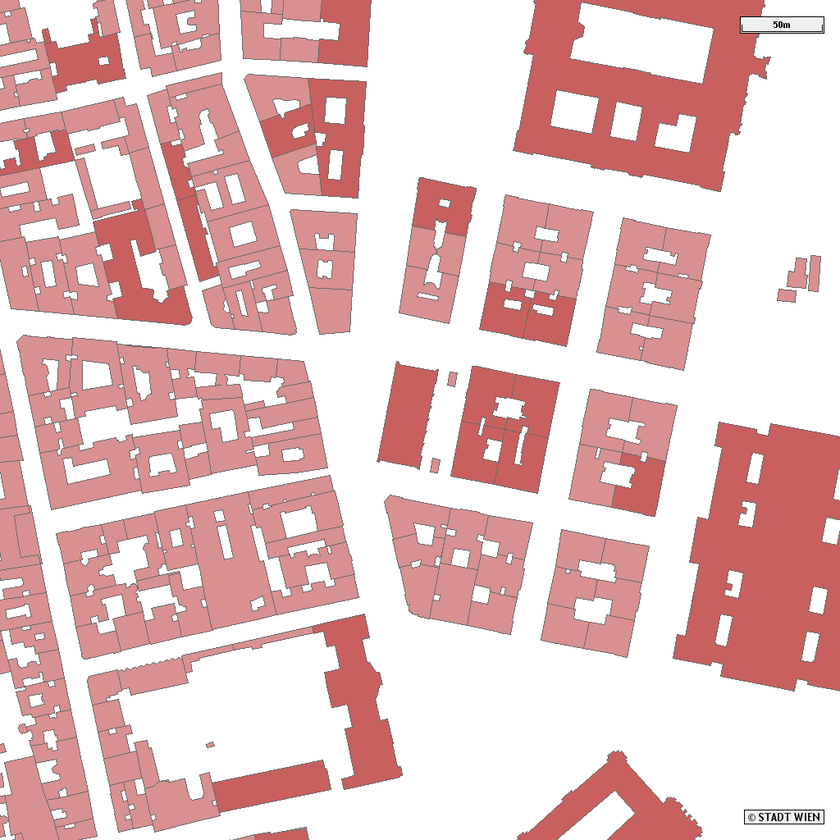
//> input picture asdf/metalabumgebung.png, 840 x 840 px, shrunk from 1024 x 1024 before the run
$ ./image   (built with g++ and OpenCV 4)
//> lines starting //> are read from the running program, lines starting //| are printed output that depends on the picture; after the words box and inside, x2 and y2 are one past the last pixel; in counts of white or black regions, pixels touching at a corner belong together
#include <opencv/cv.h>
#include <opencv/highgui.h>
#include <unistd.h>
#include <stdio.h>

const char *threshwin = "threshold";
const char *outlinewin = "outline";
const char *polywin = "polygon approximation";

int main(int argc, char** argv)
{
  int key,i;
  IplImage *img = cvLoadImage("../metalabumgebung.png", 3);
//> img is the input picture: 840 rows x 840 cols, CV_8UC3; mean B, G, R 194.5, 194.5, 230
  IplImage *binarized, *contImg;
  CvMemStorage *storage;
  CvSeq *contours, *polyContours;
  CvContour *contour;
  CvSeqReader reader;
  CvPoint *point;

  binarized = cvCreateImage(cvSize(img->width, img->height), IPL_DEPTH_8U, 1);
  contImg = cvCreateImage(cvSize(img->width, img->height), IPL_DEPTH_8U, 3);

  //just use the red channel for now
  cvSplit(img, binarized, NULL, NULL, NULL);
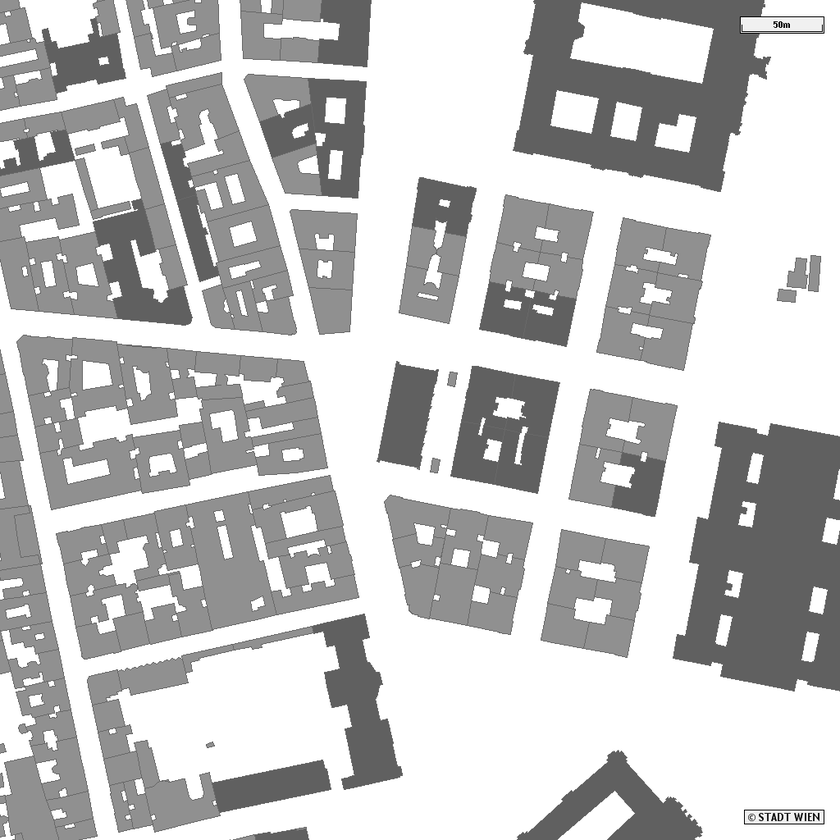
//> binarized: 840 rows x 840 cols, CV_8UC1; min 0, max 255, mean 194.5

  //remove white
  cvThreshold(binarized, binarized, 250, 255, CV_THRESH_TOZERO_INV);
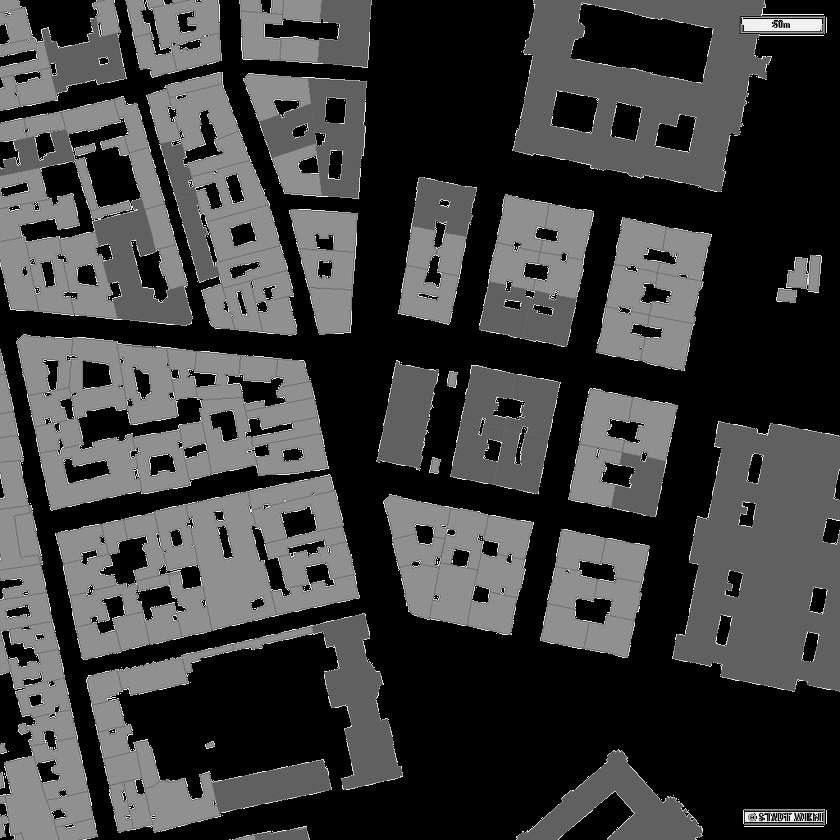
//> binarized: 840 rows x 840 cols, CV_8UC1; min 0, max 250, mean 61.7


  cvNamedWindow(threshwin, CV_WINDOW_AUTOSIZE);
  cvShowImage(threshwin, binarized);

  //find outline
  storage = cvCreateMemStorage(0);
  cvFindContours(binarized, storage, &contours, sizeof(CvContour), CV_RETR_EXTERNAL,
                  CV_CHAIN_APPROX_SIMPLE);
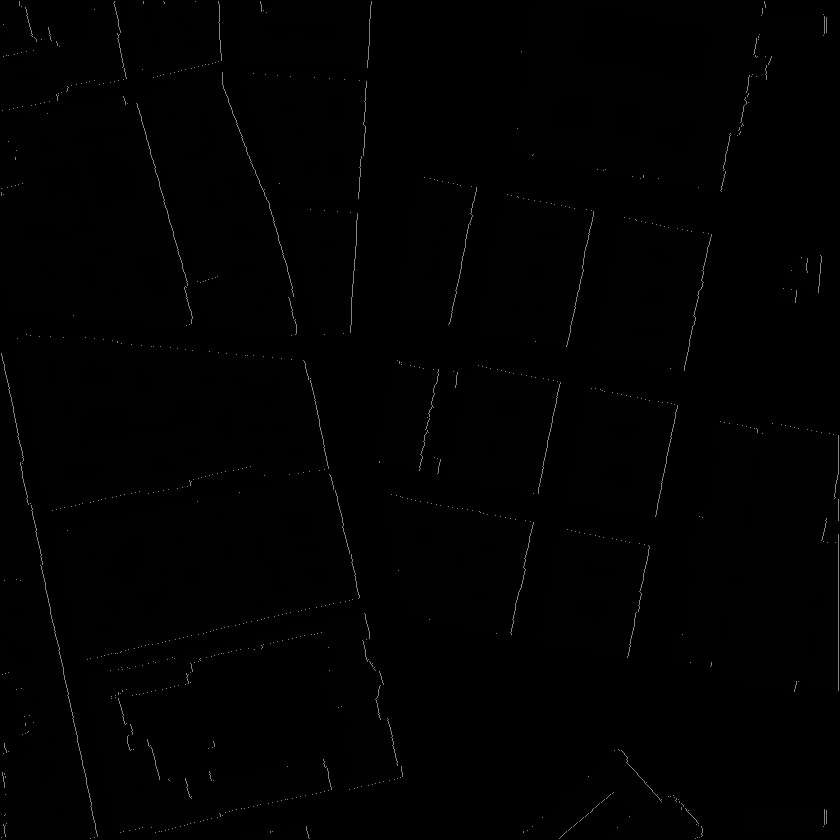
//> binarized: 840 rows x 840 cols, CV_8UC1; min 0, max 130, mean 1.3
//> contours = 55 contours, 24 with area under 20; largest, box (x1, y1, x2, y2) and area: (16, 334, 329, 511) 39290, (512, 1, 825, 192) 39005, (55, 474, 360, 660) 36204, (672, 421, 839, 692) 34882, (1, 96, 193, 326) 33646

  cvDrawContours(contImg, contours, CV_RGB(255,0,0), CV_RGB(0,255,0), 1, 1, CV_AA, cvPoint(0,0));
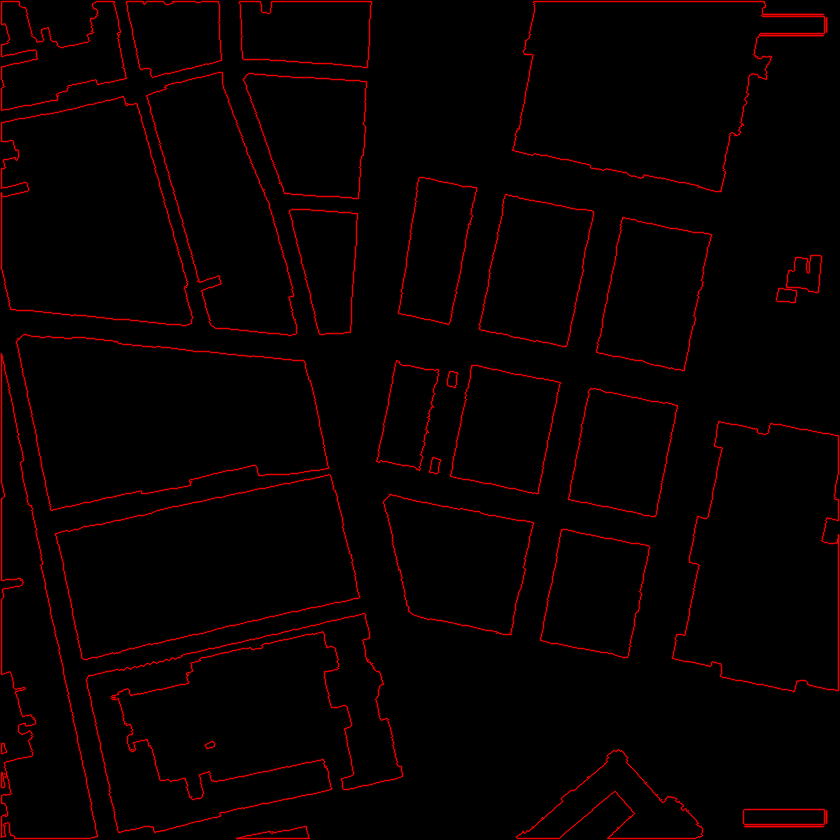
//> contImg: 840 rows x 840 cols, CV_8UC3; mean B, G, R 0, 0, 7.3

  cvNamedWindow(outlinewin, CV_WINDOW_AUTOSIZE);
  cvShowImage(outlinewin, contImg);

  //approximate polygons
  polyContours = cvApproxPoly(contours, sizeof(CvContour), storage, CV_POLY_APPROX_DP, 1, 1);
//> polyContours = 55 contours, 24 with area under 20; largest, box (x1, y1, x2, y2) and area: (16, 334, 329, 511) 39282, (512, 1, 825, 192) 39049, (55, 474, 360, 660) 36178, (672, 421, 839, 692) 34871, (1, 96, 192, 326) 33642

  cvSetZero(contImg);
//> contImg: 840 rows x 840 cols, CV_8UC3; 6.28% of pixels changed, all inside (x1, y1, x2, y2) = (0, 0, 840, 840)
  cvDrawContours(contImg, polyContours, CV_RGB(255,0,0), CV_RGB(0,255,0), 1, 1, CV_AA, cvPoint(0,0));
  cvNamedWindow(polywin, CV_WINDOW_AUTOSIZE);
  cvShowImage(polywin, contImg);

  //try to read outline of first poly contour and print to console
  printf("total = %d\n", polyContours->total);
//| total = 2

  while(polyContours)
  {
    printf("POLY:\n");
    for (i=0; i < polyContours->total; i++)
    {
      point = (CvPoint*)cvGetSeqElem(polyContours, i);
      printf("   %4d, %4d\n", point->x, point->y);
    }
    printf("\n");
    polyContours = polyContours->h_next;
  }
//> this loop made 55 passes
//> polyContours on pass 55: 0 contours
//| POLY:
//| POLY:
//| POLY:
//| POLY:
//| POLY:
//| POLY:
//| POLY:
//| POLY:
//> (output is shown up to pass 8 of 55)

// [7 lines of commented-out code are left out]
  while (1) {
    key = cvWaitKey(10);
//> the 'x' key is pressed

    switch (key) {
      case 'x':
        return 0;
//> (the program exits here)
